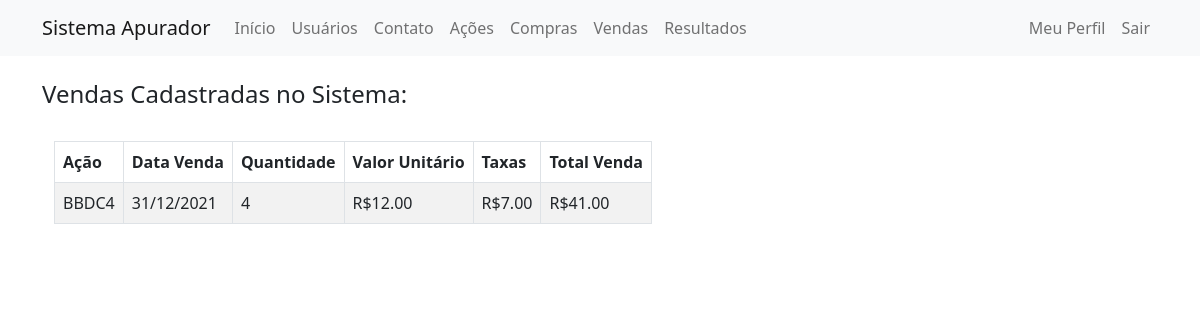
Screenshot of /vendas/lista (signed in) with the database file from the repository.
### app/models.py (models this page shows, shortened)
class Vendas(database.Model):
    id = database.Column(database.Integer, primary_key=True, autoincrement=True)
    id_acao = database.Column(database.Integer, database.ForeignKey('acoes.id'), nullable=False)
    id_usuario = database.Column(database.Integer, database.ForeignKey('usuario.id'), nullable=False)
    data = database.Column(database.Integer, nullable=False)
    quantidade = database.Column(database.Integer, nullable=False)
    valor_unitario = database.Column(database.Numeric, nullable=False)
    total_taxas = database.Column(database.Numeric, nullable=False)
    total_venda = database.Column(database.Numeric, nullable=False)
    resultado = database.Column(database.Numeric)
    acao = database.relationship(
        "Acoes", foreign_keys=[id_acao], back_populates="vendas"
    )

class Acoes(database.Model):
    id = database.Column(database.Integer, primary_key=True, autoincrement=True)
    nome = database.Column(database.String, nullable=False)
    ticker = database.Column(database.String, nullable=False, unique=True)
    compras = database.relationship(
        "Compras", foreign_keys="[Compras.id_acao]", back_populates="acao"
    )
    vendas = database.relationship(
        "Vendas", foreign_keys="[Vendas.id_acao]", back_populates="acao"
    )

### app/routes.py (the view)
@app.route('/vendas/lista')
def vendas_lista():
    vendas = Vendas.query.filter(Vendas.id_usuario==current_user.id).order_by(Vendas.id.asc())
    for venda in vendas:
        venda.data = date.fromisoformat(venda.data)
        venda.data_formatada = venda.data.strftime('%d/%m/%Y')
        if (venda.valor_unitario is not None):
            venda.valor = "R${:,.2f}".format(venda.valor_unitario)
        else:
            venda.valor = ''
        if (venda.total_taxas is not None):
            venda.taxas = "R${:,.2f}".format(venda.total_taxas)
        else:
            venda.taxas = ''
        if (venda.total_venda is not None):
            venda.total_formatado = "R${:,.2f}".format(venda.total_venda)
        else:
            venda.total_formatado = ''
    return render_template('vendaslista.html', vendas=vendas)

### app/models.py (called while the page is built)
@login_manager.user_loader
def load_usuario(id_usuario):
    return Usuario.query.get(int(id_usuario))

### app/templates/vendaslista.html (shortened to what this page needs)
{% extends 'base.html' %}
{% block body %}
        <div class="container">
            <br>
            <h4>Vendas Cadastradas no Sistema:</h4> <br>
            <div class="container mt-0 d-flex">
                    <div class="d-flex">
                        <div class="ml-3 w-2000">
                            <table class="table table-striped table-bordered table-condensed table-hover">
                                <thead>
                                    <tr>
                                        <th>Ação</th>
                                        <th>Data Venda</th>
                                        <th>Quantidade</th>
                                        <th>Valor Unitário</th>
                                        <th>Taxas</th>
                                        <th>Total Venda</th>
                                    </tr>
                                </thead>
                                <tbody>
                                    {% for venda in vendas %}
                                     <tr>
                                         <td>{{ venda.acao.ticker }}</td>
                                         <td>{{ venda.data_formatada }}</td>
                                         <td>{{ venda.quantidade }}</td>
                                         <td>{{ venda.valor }}</td>
                                         <td>{{ venda.taxas }}</td>
                                         <td>{{ venda.total_formatado }}</td>
                                     </tr>
                                    {% endfor %}
                                </tbody>
                            </table>
                        </div>
                    </div>
                </div>
            </div>
{% endblock %}

### rows the page displays
Vendas: acao.ticker "BBDC4", data_formatada "31/12/2021", quantidade "4", valor "R$12.00", taxas "R$7.00", total_formatado "R$41.00"
